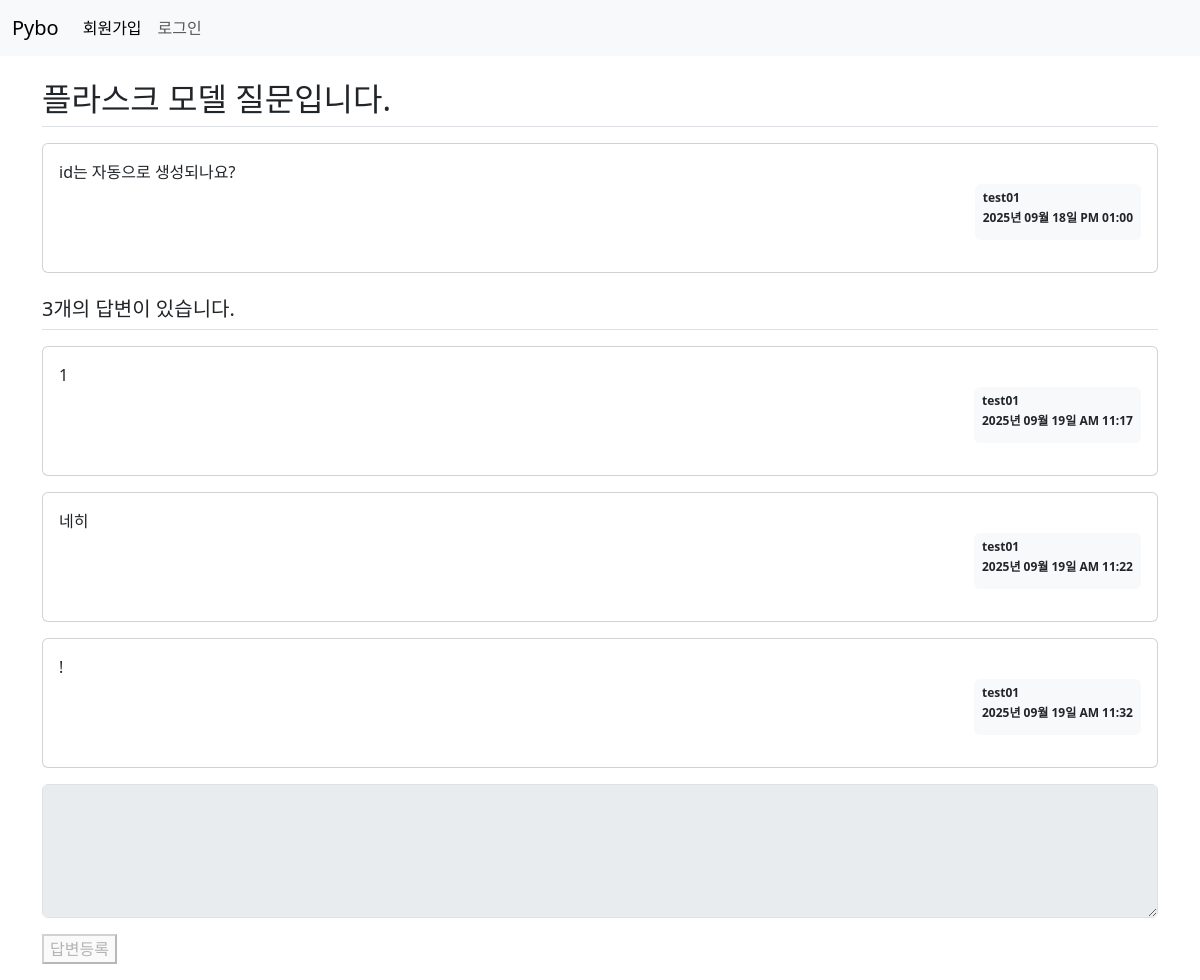
Screenshot of /question/detail/2/ with the database file from the repository.
### pybo/models.py (models this page shows)
class Question(db.Model):
    id = db.Column(db.Integer, primary_key=True)
    subject = db.Column(db.String(200), nullable=False)
    content = db.Column(db.Text(), nullable=False)
    create_date = db.Column(db.DateTime(), nullable=False)
    user_id = db.Column(db.Integer, db.ForeignKey('user.id', ondelete='CASCADE'),
                        nullable=False)
    user = db.relationship('User', backref=db.backref('question_set'))
    modify_date = db.Column(db.DateTime(), nullable=True)
    image_path = db.Column(db.String(200), nullable=True)

class User(db.Model):
    id = db.Column(db.Integer, primary_key=True)
    username = db.Column(db.String(150), unique=True, nullable=False)
    password = db.Column(db.String(200), nullable=False)
    email = db.Column(db.String(120), unique=True, nullable=False)

class Answer(db.Model):
    id = db.Column(db.Integer, primary_key=True)
    question_id = db.Column(db.Integer, db.ForeignKey('question.id', ondelete='CASCADE'))
    question = db.relationship('Question', backref=db.backref('answer_set'))
    content = db.Column(db.Text(), nullable=False)
    create_date = db.Column(db.DateTime(), nullable=False)
    user_id = db.Column(db.Integer, db.ForeignKey('user.id', ondelete='CASCADE'),
                        nullable=False)
    user = db.relationship('User', backref=db.backref('answer_set'))
    modify_date = db.Column(db.DateTime(), nullable=True)

### pybo/views/question_views.py (the view)
@bp.route('/detail/<int:question_id>/')
def detail(question_id):
    form = AnswerForm() # 질문 상세 템플릿에 답변 폼 추가
    question = Question.query.get_or_404(question_id)
    return render_template('question/question_detail.html', question=question, form=form)

### pybo/forms.py
class AnswerForm(FlaskForm):
    content = TextAreaField('내용', validators=[DataRequired('내용은 필수입력 항목입니다.')])

### pybo/filter.py (called while the page is built)
def format_datetime(value, fmt='%Y년 %m월 %d일 %p %I:%M'):
    return value.strftime(fmt)

### pybo/views/auth_views.py (called while the page is built)
@bp.before_app_request
def load_logged_in_user():
    user_id = session.get('user_id')
    if user_id is None:
        g.user = None
    else:
        g.user = User.query.get(int(user_id))

### pybo/templates/question/question_detail.html (shortened to what this page needs)
{% extends 'base.html'%}
{% block content %}
<div class="container my-3">
    <h2 class="border-bottom py-2">{{ question.subject }}</h2>
    <div class="card my-3">
        <div class="card-body">
            <div class="card-text">
                {{question.content}}
            </div>
            <div class="d-flex justify-content-end">
                <div class="badge bg-light text-dark p-2 text-start">
                    <p class="mb-2">{{ question.user.username }}</p>
                    <p class="mb-2">{{ question.create_date|datetime }}</p>
                </div>
            </div>
        </div>
    </div>
    <h5 class="border-bottom my-3 py-2">{{ question.answer_set|length }}개의 답변이 있습니다.</h5>
    {% for answer in question.answer_set %}
    <div class="card my-3">
        <div class="card-body">
            <div class="card-text">{{ answer.content }}</div>
            <div class="d-flex justify-content-end">
                <div class="badge bg-light text-dark p-2 text-start">
                    <p class="mb-2">{{ answer.user.username }}</p>
                    <P class="mb-2">{{ answer.create_date|datetime }}</P>
                </div>
            </div>
        </div>
    </div>
    {% endfor %}
    <form action="{{ url_for('answer.create', question_id=question.id) }}" method="post">
        <textarea {% if not g.user %} disabled {% endif %}
                  class="form-control" name="content" id="content" rows="5"></textarea>
        <button type="submit" class="bth bth-primaty mt-3"
            {% if not g.user %} disabled {% endif %}>답변등록</button>
    </form>
</div>
{% endblock %}

### pybo/static/style.css (style rules this page uses)
textarea { width: 100%; }
button[type='submit'] { margin-top: 10px; }

### rows the page displays
Question: subject "플라스크 모델 질문입니다.", content "id는 자동으로 생성되나요?", create_date "2025년 09월 18일 PM 01:00"
User: user.username "test01"
Answer: content "1", user.username "test01", create_date "2025년 09월 19일 AM 11:17"
Answer: content "네히", user.username "test01", create_date "2025년 09월 19일 AM 11:22"
Answer: content "!", user.username "test01", create_date "2025년 09월 19일 AM 11:32"

### other values shown
{{ question.answer_set|length }} "3"
